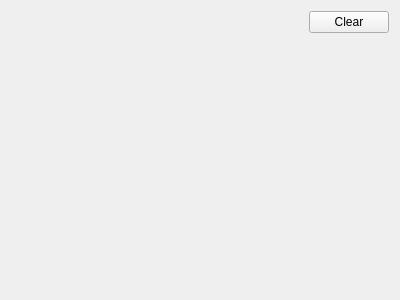
<?xml version="1.0" encoding="UTF-8"?>
<ui version="4.0">
 <class>GraphWidget</class>
 <widget class="QWidget" name="GraphWidget">
  <property name="geometry">
   <rect>
    <x>0</x>
    <y>0</y>
    <width>400</width>
    <height>300</height>
   </rect>
  </property>
  <property name="windowTitle">
   <string>Form</string>
  </property>
  <layout class="QVBoxLayout" name="verticalLayout">
   <item>
    <widget class="QWidget" name="control_panel" native="true">
     <property name="sizePolicy">
      <sizepolicy hsizetype="Preferred" vsizetype="Maximum">
       <horstretch>0</horstretch>
       <verstretch>0</verstretch>
      </sizepolicy>
     </property>
     <layout class="QHBoxLayout" name="control_panel_layout">
      <property name="leftMargin">
       <number>0</number>
      </property>
      <property name="topMargin">
       <number>0</number>
      </property>
      <property name="rightMargin">
       <number>0</number>
      </property>
      <property name="bottomMargin">
       <number>0</number>
      </property>
      <item>
       <widget class="QWidget" name="motor_container" native="true">
        <property name="sizePolicy">
         <sizepolicy hsizetype="Preferred" vsizetype="Maximum">
          <horstretch>0</horstretch>
          <verstretch>0</verstretch>
         </sizepolicy>
        </property>
        <layout class="QHBoxLayout" name="motor_container_layout">
         <property name="spacing">
          <number>0</number>
         </property>
         <property name="leftMargin">
          <number>0</number>
         </property>
         <property name="topMargin">
          <number>0</number>
         </property>
         <property name="rightMargin">
          <number>0</number>
         </property>
         <property name="bottomMargin">
          <number>0</number>
         </property>
        </layout>
       </widget>
      </item>
      <item>
       <widget class="QWidget" name="graph_container" native="true">
        <property name="sizePolicy">
         <sizepolicy hsizetype="Preferred" vsizetype="Maximum">
          <horstretch>0</horstretch>
          <verstretch>0</verstretch>
         </sizepolicy>
        </property>
        <layout class="QHBoxLayout" name="graph_container_layout">
         <property name="spacing">
          <number>0</number>
         </property>
         <property name="leftMargin">
          <number>0</number>
         </property>
         <property name="topMargin">
          <number>0</number>
         </property>
         <property name="rightMargin">
          <number>0</number>
         </property>
         <property name="bottomMargin">
          <number>0</number>
         </property>
        </layout>
       </widget>
      </item>
      <item>
       <spacer name="horizontalSpacer">
        <property name="orientation">
         <enum>Qt::Horizontal</enum>
        </property>
        <property name="sizeHint" stdset="0">
         <size>
          <width>271</width>
          <height>20</height>
         </size>
        </property>
       </spacer>
      </item>
      <item>
       <widget class="QPushButton" name="clear_button">
        <property name="text">
         <string>Clear</string>
        </property>
       </widget>
      </item>
     </layout>
    </widget>
   </item>
   <item>
    <widget class="PlotWidget" name="pw" native="true"/>
   </item>
  </layout>
 </widget>
 <customwidgets>
  <customwidget>
   <class>PlotWidget</class>
   <extends>QWidget</extends>
   <header>pyqtgraph.h</header>
   <container>1</container>
  </customwidget>
 </customwidgets>
 <resources/>
 <connections/>
</ui>
